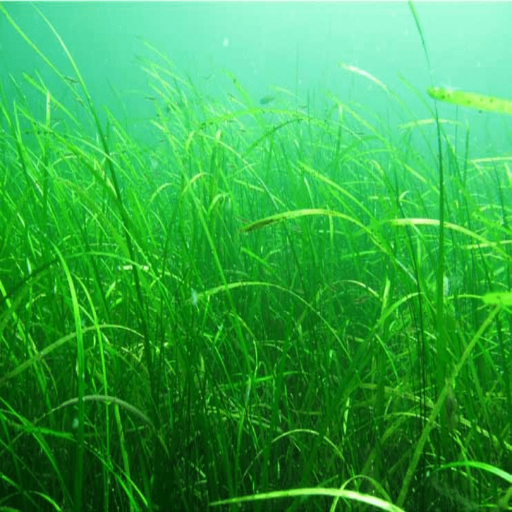
#> input picture Processed images/Zostera marina/zostera_marina_1.png, 1024 x 1024 px, found by its file name (shown at 1/2 size)
$ jupyter execute --allow-errors orb_playground.ipynb
#> lines starting #> are read from the running program, lines starting #| are printed output that depends on the picture
[cell 1]
import numpy as np
import cv2
from matplotlib import pyplot as plt
import os

print(os.getcwd())

[cell 2]
os.chdir("g:\\My Drive\\1. EIT Digital master\\Estland\\Semester 1\\Computer vision\\its8030-2021-hw2\\")

[cell 3]
### checking etalon features

img = cv2.imread('Etalons/Zostera marina/etalon_zostera_marina_15.jpg',0)
#> (the rest of this cell did not finish here and is left out)

[cell 4]
# Read the query image as query_img
# and train image This query image
# is what you need to find in train image
# Save it in the same directory
# with the name image.jpg
query_img_bw = cv2.imread('Etalons/Zostera marina/etalon_zostera_marina_15.jpg',0)
#train_img_bw = cv2.imread('Processed images/Fucus/Fucus_0.jpg',0)
train_img_bw = cv2.imread('Processed images/Zostera marina/zostera_marina_1.png',0)
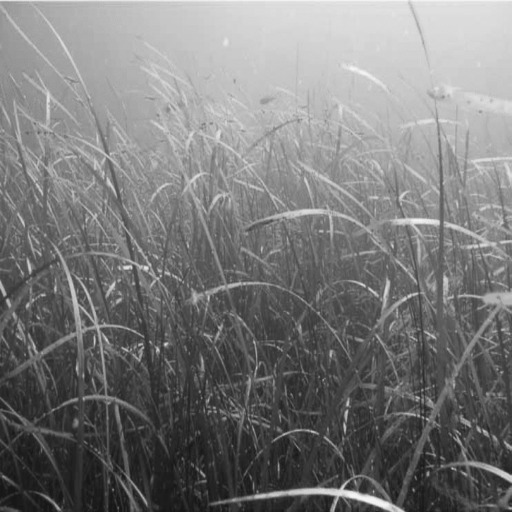
#> train_img_bw: shape (1024, 1024) (shown at 1/2 size); min 23, max 243, mean 122.2
#train_img_bw = cv2.imread('Processed images/Fucus/Fucus_13.jpg',0)

#> (the rest of this cell did not finish here and is left out)

[cell 5]
### Getting a score


# This time, we will use BFMatcher.knnMatch() to get k best matches.
# In this example, we will take k=2 so that we can apply ratio test
# explained by D.Lowe in his paper.

import numpy as np
import cv2
import matplotlib.pyplot as plt
import os

os.chdir("g:\\My Drive\\1. EIT Digital master\\Estland\\Semester 1\\Computer vision\\its8030-2021-hw2\\")

def FDBaseline(classtype_etalon = 'Fucus', classtype_train = 'Fucus', lowe_ratio = 0.7, method = 'ORB'):

#> called with classtype_etalon = 'Fucus', classtype_train = 'Fucus', lowe_ratio = 0.7, method = 'ORB'
    etalon_dir_path = './etalons/'
    process_img_path = './Processed images/'

    etalon_dir_path = os.path.join(etalon_dir_path, classtype_etalon)
    process_img_path = os.path.join(process_img_path, classtype_train)

    results = np.zeros(shape=(len(os.listdir(process_img_path)), len(os.listdir(etalon_dir_path))))

    row = 0
    for img_path in os.listdir(process_img_path):

        folder_path_img= os.path.join(process_img_path, img_path)
        img = cv2.imread(folder_path_img,0)
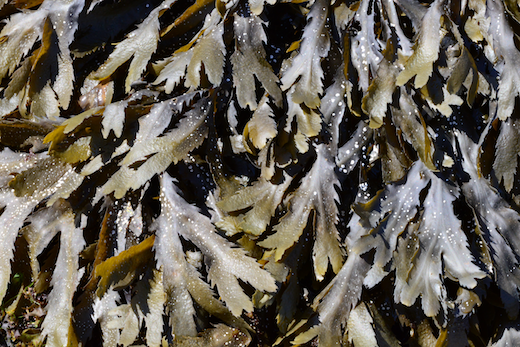
#> input picture Cropped images/Fucus/fucus_22.png, 520 x 347 px, found by its file name
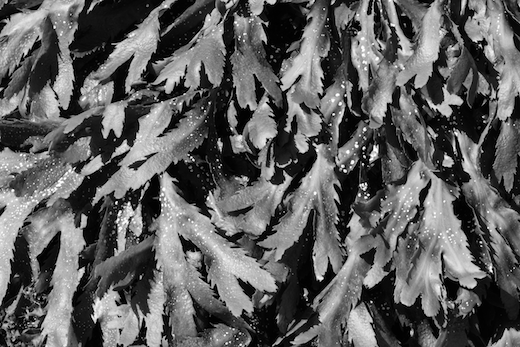
#> img: shape (347, 520); min 0, max 255, mean 95

        col = 0
        for etalon_path in os.listdir(etalon_dir_path):

            etalon_path_img= os.path.join(etalon_dir_path, etalon_path)
            etalon = cv2.imread(etalon_path_img,0)

            if method == 'ORB':
                finder = cv2.ORB_create()

            # find the keypoints and descriptors with SIFT
            kp1, des1 = finder.detectAndCompute(etalon,None)
#> kp1 = 500 keypoints; strongest (x, y, size): (345, 170, 31), (116, 202, 31), (365, 184, 31), (363, 148, 31)
            kp2, des2 = finder.detectAndCompute(img,None)
#> kp2 has the same summary as kp1

            # BFMatcher with default params
            bf = cv2.BFMatcher()
            matches = bf.knnMatch(des1,des2, k=2)
#> matches = 500 matches

            # Apply ratio test
            good = []

            good = [[m] for m, n in matches if m.distance < lowe_ratio*n.distance]
#> good = 500 matches

            # [6 lines of commented-out code are left out]

            results[row][col] = len(good)
            # [6 lines of commented-out code are left out]
            col += 1
            #plt.imshow(img3),plt.show()
        row += 1
#> row = 1
#> pass 2 of the loop in FDBaseline, `for img_path in os.listdir(process_img_path):`:
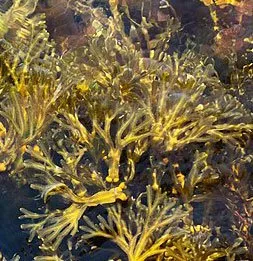
#> input picture Cropped images/Fucus/fucus_45.webp, 253 x 261 px, found by its file name
#> in FDBaseline, `img = cv2.imread(folder_path_img,0)`:
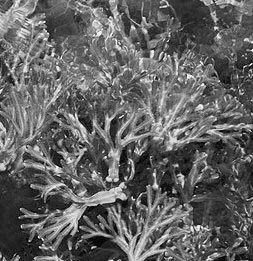
#> img: shape (261, 253); min 0, max 254, mean 99.1
#> kp2 = 466 keypoints; strongest (x, y, size): (196, 227, 31), (152, 51, 31), (198, 225, 31), (107, 178, 31)
#> good = 3 matches
#> row = 2
#> pass 3 of the loop in FDBaseline, `for img_path in os.listdir(process_img_path):`:
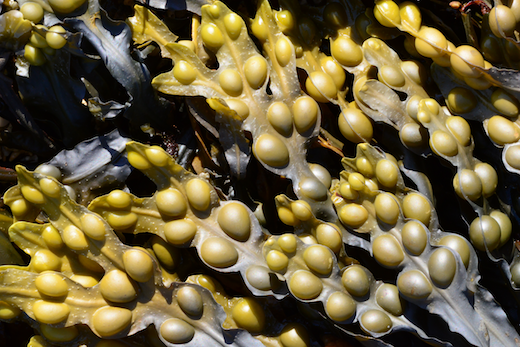
#> input picture Cropped images/Fucus/fucus_5.png, 520 x 347 px, found by its file name
#> in FDBaseline, `img = cv2.imread(folder_path_img,0)`:
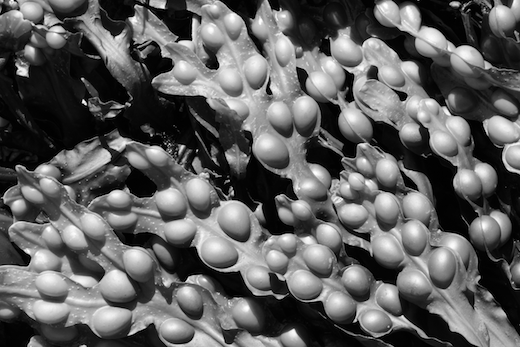
#> img: shape (347, 520); min 0, max 255, mean 94.7
#> kp2 = 500 keypoints; strongest (x, y, size): (83, 101, 31), (85, 104, 31), (191, 39, 31), (191, 38, 37.2)
#> good = 1 matches
#> row = 3
    return results

[cell 6]
results = FDBaseline(classtype_etalon = 'Fucus', classtype_train = 'Fucus', lowe_ratio = 0.7, method = 'ORB')
print(np.amax(results,1))
print(np.mean(np.amax(results,1)))

[cell 7]
results

[cell 8]
#how many good classifications do we consider to be good?
our_threshold = 2

max_vals = (np.amax(results,1))
good_classifc = np.count_nonzero((max_vals > our_threshold))

ratio = round(good_classifc / results.shape[0],2)
ratio

[cell 9]
def FDpredict(img_select = './Processed images/Fucus/Fucus_0.jpg', lowe_ratio = 0.7, method = 'ORB' ):
    etalon_dir_path = './Etalons/'
    im_results = np.zeros(shape=(1,10)) #10 because we dont know the exact amount of etalons
    final_results = np.zeros(shape=(1,3))

    img = cv2.imread(img_select,0)
    col_final = 0
    for etalon_folder in os.listdir(etalon_dir_path):
        col_im = 0

        class_etalon = os.path.join(etalon_dir_path, etalon_folder)

        for etalon_path in os.listdir(class_etalon):

            etalon_path_img= os.path.join(class_etalon, etalon_path)
            etalon = cv2.imread(etalon_path_img,0)


            if method == 'ORB':
                finder = cv2.ORB_create()

            # find the keypoints and descriptors with SIFT
            kp1, des1 = finder.detectAndCompute(etalon,None)
            kp2, des2 = finder.detectAndCompute(img,None)

            # BFMatcher with default params
            bf = cv2.BFMatcher()
            matches = bf.knnMatch(des1,des2, k=2)

            # Apply ratio test
            good = []

            good = [[m] for m, n in matches if m.distance < lowe_ratio*n.distance]

            # [6 lines of commented-out code are left out]

            im_results[0][col_im] = len(good)
            # [6 lines of commented-out code are left out]
            col_im += 1
            #plt.imshow(img3),plt.show()
        final_results[0][col_final] = np.sum(im_results)/len(os.listdir(etalon_dir_path)) #get average so that it is not biased with number of etalons
        col_final += 1
    return final_results

[cell 10]
os.chdir("g:\\My Drive\\1. EIT Digital master\\Estland\\Semester 1\\Computer vision\\its8030-2021-hw2\\")


#img = './Processed images/Furcellaria lumbricalis/furcellaria_lumbricalis_14.jpg'

correct = 0
#> (the rest of this cell did not finish here and is left out)

[cell 11]
os.chdir("g:\\My Drive\\1. EIT Digital master\\Estland\\Semester 1\\Computer vision\\its8030-2021-hw2\\")


#img = './Processed images/Furcellaria lumbricalis/furcellaria_lumbricalis_14.jpg'

correct = 0
#> (the rest of this cell did not finish here and is left out)

[cell 12]
os.chdir("g:\\My Drive\\1. EIT Digital master\\Estland\\Semester 1\\Computer vision\\its8030-2021-hw2\\")


#img = './Processed images/Furcellaria lumbricalis/furcellaria_lumbricalis_14.jpg'

correct = 0
#> (the rest of this cell did not finish here and is left out)
